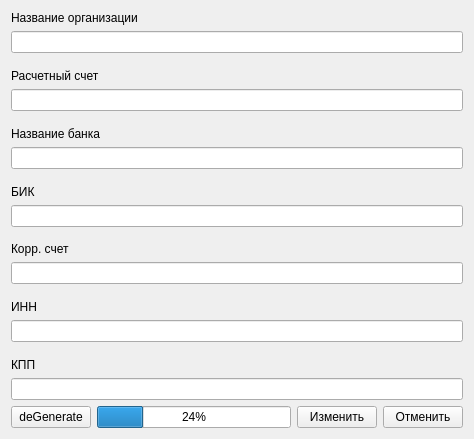
<?xml version="1.0" encoding="UTF-8"?>
<ui version="4.0">
    <class>Form</class>
    <widget class="QWidget" name="Form">
  <property name="geometry">
   <rect>
    <x>0</x>
    <y>0</y>
       <width>474</width>
       <height>439</height>
   </rect>
  </property>
  <property name="windowTitle">
      <string>Данные организации</string>
  </property>
        <layout class="QVBoxLayout" name="verticalLayout">
            <item>
                <layout class="QVBoxLayout" name="verticalLayout_3">
                    <item>
                        <layout class="QVBoxLayout" name="verticalLayout_Name">
                            <item>
                                <widget class="QLabel" name="Namel_abel">
                                    <property name="text">
                                        <string>Название организации</string>
                                    </property>
                                </widget>
                            </item>
                            <item>
                                <widget class="QLineEdit" name="Name_lineEdit">
                                    <property name="minimumSize">
                                        <size>
                                            <width>0</width>
                                            <height>22</height>
                                        </size>
                                    </property>
                                </widget>
                            </item>
                        </layout>
                    </item>
                    <item>
                        <spacer name="verticalSpacer_6">
                            <property name="orientation">
                                <enum>Qt::Vertical</enum>
                            </property>
                            <property name="sizeHint" stdset="0">
                                <size>
                                    <width>20</width>
                                    <height>40</height>
                                </size>
                            </property>
                        </spacer>
                    </item>
                    <item>
                        <layout class="QVBoxLayout" name="PersonalAcc_verticalLayout">
                            <item>
                                <widget class="QLabel" name="PersonalAcc_label">
                                    <property name="text">
                                        <string>Расчетный счет</string>
                                    </property>
                                </widget>
                            </item>
                            <item>
                                <widget class="QLineEdit" name="PersonalAcc_lineEdit">
                                    <property name="minimumSize">
                                        <size>
                                            <width>0</width>
                                            <height>22</height>
                                        </size>
                                    </property>
                                </widget>
                            </item>
                        </layout>
                    </item>
                    <item>
                        <spacer name="verticalSpacer_5">
                            <property name="orientation">
                                <enum>Qt::Vertical</enum>
                            </property>
                            <property name="sizeHint" stdset="0">
                                <size>
                                    <width>20</width>
                                    <height>40</height>
                                </size>
                            </property>
                        </spacer>
                    </item>
                    <item>
                        <layout class="QVBoxLayout" name="BankName_verticalLayout">
                            <item>
                                <widget class="QLabel" name="BankName_label">
                                    <property name="text">
                                        <string>Название банка</string>
                                    </property>
                                </widget>
                            </item>
                            <item>
                                <widget class="QLineEdit" name="BankName_lineEdit">
                                    <property name="minimumSize">
                                        <size>
                                            <width>0</width>
                                            <height>22</height>
                                        </size>
                                    </property>
                                </widget>
                            </item>
                        </layout>
                    </item>
                    <item>
                        <spacer name="verticalSpacer_4">
                            <property name="orientation">
                                <enum>Qt::Vertical</enum>
                            </property>
                            <property name="sizeHint" stdset="0">
                                <size>
                                    <width>20</width>
                                    <height>40</height>
                                </size>
                            </property>
                        </spacer>
                    </item>
                    <item>
                        <layout class="QVBoxLayout" name="verticalLayout_BIC">
                            <item>
                                <widget class="QLabel" name="BIC_label">
                                    <property name="text">
                                        <string>БИК</string>
                                    </property>
                                </widget>
                            </item>
                            <item>
                                <widget class="QLineEdit" name="BIC_lineEdit">
                                    <property name="minimumSize">
                                        <size>
                                            <width>0</width>
                                            <height>22</height>
                                        </size>
                                    </property>
                                </widget>
                            </item>
                        </layout>
                    </item>
                    <item>
                        <spacer name="verticalSpacer_3">
                            <property name="orientation">
                                <enum>Qt::Vertical</enum>
                            </property>
                            <property name="sizeHint" stdset="0">
                                <size>
                                    <width>20</width>
                                    <height>40</height>
                                </size>
                            </property>
                        </spacer>
                    </item>
                    <item>
                        <layout class="QVBoxLayout" name="verticalLayout_CorrespAcc">
                            <item>
                                <widget class="QLabel" name="CorrespAcc_label">
                                    <property name="text">
                                        <string>Корр. счет</string>
                                    </property>
                                </widget>
                            </item>
                            <item>
                                <widget class="QLineEdit" name="CorrespAcc_lineEdit">
                                    <property name="minimumSize">
                                        <size>
                                            <width>0</width>
                                            <height>22</height>
                                        </size>
                                    </property>
                                </widget>
                            </item>
                        </layout>
                    </item>
                    <item>
                        <spacer name="verticalSpacer_2">
                            <property name="orientation">
                                <enum>Qt::Vertical</enum>
                            </property>
                            <property name="sizeHint" stdset="0">
                                <size>
                                    <width>20</width>
                                    <height>40</height>
                                </size>
                            </property>
                        </spacer>
                    </item>
                    <item>
                        <layout class="QVBoxLayout" name="verticalLayout_PayeeINN">
                            <item>
                                <widget class="QLabel" name="PayeeINN_label">
                                    <property name="text">
                                        <string>ИНН</string>
                                    </property>
                                </widget>
                            </item>
                            <item>
                                <widget class="QLineEdit" name="PayeeINN_lineEdit">
                                    <property name="minimumSize">
                                        <size>
                                            <width>0</width>
                                            <height>22</height>
                                        </size>
                                    </property>
                                </widget>
                            </item>
                        </layout>
                    </item>
                    <item>
                        <spacer name="verticalSpacer">
                            <property name="orientation">
                                <enum>Qt::Vertical</enum>
                            </property>
                            <property name="sizeHint" stdset="0">
                                <size>
                                    <width>20</width>
                                    <height>40</height>
                                </size>
                            </property>
                        </spacer>
                    </item>
                    <item>
                        <layout class="QVBoxLayout" name="verticalLayout_KPP">
                            <item>
                                <widget class="QLabel" name="KPP_label">
                                    <property name="text">
                                        <string>КПП</string>
                                    </property>
                                </widget>
                            </item>
                            <item>
                                <widget class="QLineEdit" name="KPP_lineEdit">
                                    <property name="minimumSize">
                                        <size>
                                            <width>0</width>
                                            <height>22</height>
                                        </size>
                                    </property>
                                </widget>
                            </item>
                        </layout>
                    </item>
                </layout>
            </item>
            <item>
                <layout class="QHBoxLayout" name="horizontalLayout_3">
                    <item>
                        <layout class="QHBoxLayout" name="horizontalLayout_2">
                            <item>
                                <widget class="QPushButton" name="cancel_pushButton_2">
                                    <property name="text">
                                        <string>deGenerate</string>
                                    </property>
                                </widget>
                            </item>
                            <item>
                                <widget class="QProgressBar" name="progressBar">
                                    <property name="value">
                                        <number>24</number>
                                    </property>
                                </widget>
                            </item>
                        </layout>
                    </item>
                    <item>
                        <layout class="QHBoxLayout" name="horizontalLayout">
                            <item>
        <widget class="QPushButton" name="add_pushButton">
            <property name="minimumSize">
                <size>
                    <width>0</width>
                    <height>22</height>
                </size>
            </property>
            <property name="text">
                <string>Изменить</string>
            </property>
        </widget>
                            </item>
                            <item>
        <widget class="QPushButton" name="cancel_pushButton">
            <property name="minimumSize">
                <size>
                    <width>0</width>
                    <height>22</height>
                </size>
            </property>
            <property name="text">
                <string>Отменить</string>
            </property>
        </widget>
                            </item>
                        </layout>
                    </item>
                </layout>
            </item>
        </layout>
 </widget>
 <resources/>
 <connections/>
</ui>
